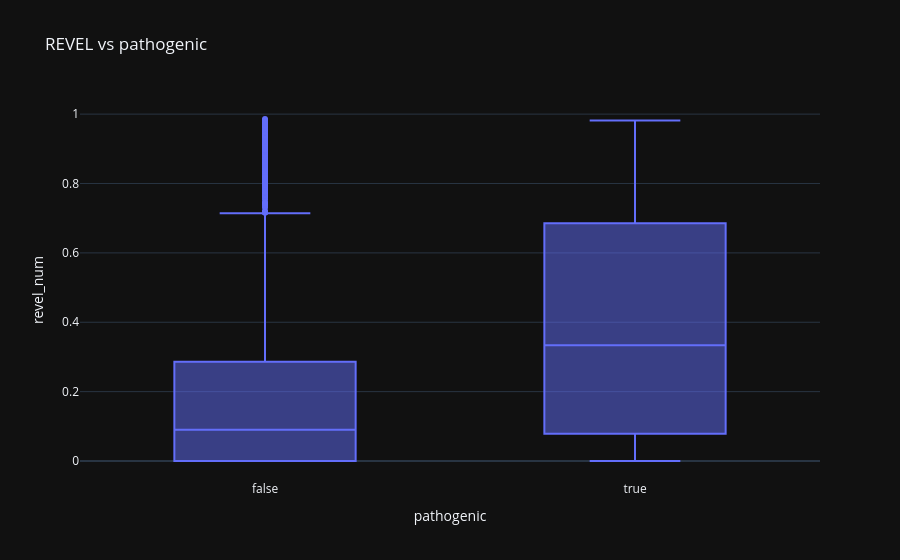

This figure's notebook cell:
### Markdown cell above
## 3. 📊 REVEL vs pathogenic

### Code cell
tmp = d[['pathogenic', 'revel_num']].dropna()
fig = px.box(tmp, x='pathogenic', y='revel_num', points='outliers', title='REVEL vs pathogenic')
fig.show()

### Figure 1 — Plotly figure (JSON) as saved in the notebook; plotly's stock layout.template omitted (floating-point values rounded to 4 significant figures; data arrays with more than 128 entries replaced by an {"elided": "..."} marker saying what was removed)
{"data": [{"alignmentgroup": "True", "boxpoints": "outliers", "hovertemplate": "pathogenic=%{x}<br>revel_num=%{y}<extra></extra>", "legendgroup": "", "marker": {"color": "#636efa"}, "name": "", "notched": false, "offsetgroup": "", "orientation": "v", "showlegend": false, "x": {"elided": "2273 bool values"}, "x0": " ", "xaxis": "x", "y": {"elided": "2273 float values"}, "y0": " ", "yaxis": "y", "type": "box"}], "layout": {"xaxis": {"anchor": "y", "domain": [0.0, 1.0], "title": {"text": "pathogenic"}}, "yaxis": {"anchor": "x", "domain": [0.0, 1.0], "title": {"text": "revel_num"}}, "legend": {"tracegroupgap": 0}, "title": {"text": "REVEL vs pathogenic"}, "boxmode": "group"}}
